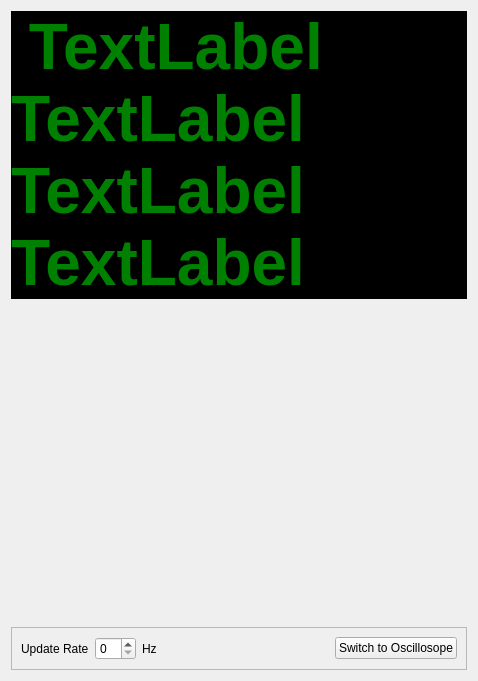
<?xml version="1.0" encoding="UTF-8"?>
<ui version="4.0">
 <class>Form</class>
 <widget class="QWidget" name="Form">
  <property name="geometry">
   <rect>
    <x>0</x>
    <y>0</y>
    <width>478</width>
    <height>681</height>
   </rect>
  </property>
  <property name="windowTitle">
   <string>Form</string>
  </property>
  <layout class="QVBoxLayout" name="verticalLayout">
   <property name="spacing">
    <number>0</number>
   </property>
   <item>
    <widget class="QLabel" name="label">
     <property name="styleSheet">
      <string notr="true">QLabel { background-color : black; color : green; font-weight: bold; font-size: 48pt; }</string>
     </property>
     <property name="text">
      <string> TextLabel</string>
     </property>
    </widget>
   </item>
   <item>
    <widget class="QLabel" name="label_2">
     <property name="styleSheet">
      <string notr="true">QLabel { background-color : black; color : green; font-weight: bold; font-size: 48pt; }</string>
     </property>
     <property name="text">
      <string>TextLabel</string>
     </property>
    </widget>
   </item>
   <item>
    <widget class="QLabel" name="label_3">
     <property name="styleSheet">
      <string notr="true">QLabel { background-color : black; color : green; font-weight: bold; font-size: 48pt; }</string>
     </property>
     <property name="text">
      <string>TextLabel</string>
     </property>
    </widget>
   </item>
   <item>
    <widget class="QLabel" name="label_4">
     <property name="styleSheet">
      <string notr="true">QLabel { background-color : black; color : green; font-weight: bold; font-size: 48pt; }</string>
     </property>
     <property name="text">
      <string>TextLabel</string>
     </property>
    </widget>
   </item>
   <item>
    <spacer name="verticalSpacer">
     <property name="orientation">
      <enum>Qt::Vertical</enum>
     </property>
     <property name="sizeHint" stdset="0">
      <size>
       <width>20</width>
       <height>40</height>
      </size>
     </property>
    </spacer>
   </item>
   <item>
    <widget class="QFrame" name="frame">
     <property name="frameShape">
      <enum>QFrame::StyledPanel</enum>
     </property>
     <property name="frameShadow">
      <enum>QFrame::Raised</enum>
     </property>
     <layout class="QHBoxLayout" name="horizontalLayout">
      <item>
       <widget class="QLabel" name="updateRateLabel">
        <property name="text">
         <string>Update Rate</string>
        </property>
       </widget>
      </item>
      <item>
       <widget class="QSpinBox" name="updateRateSpinBox"/>
      </item>
      <item>
       <widget class="QLabel" name="hzLabel">
        <property name="text">
         <string>Hz</string>
        </property>
       </widget>
      </item>
      <item>
       <spacer name="horizontalSpacer">
        <property name="orientation">
         <enum>Qt::Horizontal</enum>
        </property>
        <property name="sizeHint" stdset="0">
         <size>
          <width>40</width>
          <height>20</height>
         </size>
        </property>
       </spacer>
      </item>
      <item>
       <widget class="QPushButton" name="pushButton">
        <property name="text">
         <string>Switch to Oscillosope</string>
        </property>
       </widget>
      </item>
     </layout>
    </widget>
   </item>
  </layout>
 </widget>
 <resources>
  <include location="../../joulescope.qrc"/>
 </resources>
 <connections/>
</ui>
